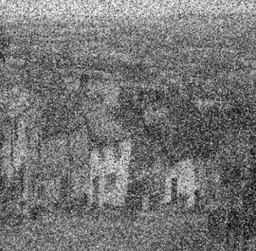
#> input picture practice_03/questation_02/image_02.png, 256 x 251 px, shrunk from 678 x 666 before the run
$ python code_02.py
#> lines starting #> are read from the running program, lines starting #| are printed output that depends on the picture
#> further down, img is the input picture: shape (251, 256); min 4, max 248, mean 116.4
import cv2
import numpy as np
import matplotlib.pyplot as plt


def adaptive_median_filter(img, Smax=7):
#> called with Smax = 7
    padded_img = np.pad(img, Smax//2, mode='edge')
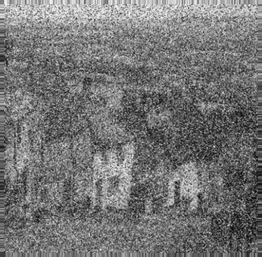
#> padded_img: shape (257, 262); min 4, max 248, mean 116.7
    output = img.copy()
    rows, cols = img.shape
#> rows = 251; cols = 256

    for i in range(rows):
        for j in range(cols):
            S = 3
            while True:
                window = padded_img[i:i+S, j:j+S]

                Zmin = np.min(window)
                Zmax = np.max(window)
                Zmed = np.median(window)
                Zxy = img[i, j]

                if Zmed > Zmin and Zmed < Zmax:
                    if Zxy > Zmin and Zxy < Zmax:
                        output[i, j] = Zxy
                    else:
                        output[i, j] = Zmed
                    break
                else:
                    S += 2
                    if S > Smax:
                        output[i, j] = Zmed
                        break
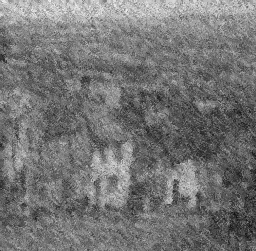
#> output: shape (251, 256); min 15, max 241, mean 116.7
    return output


img = cv2.imread("image_02.png", cv2.IMREAD_GRAYSCALE)

denoised_nlm = cv2.fastNlMeansDenoising(
    img,
    None,
    h=10,
    templateWindowSize=7,
    searchWindowSize=21
)

adaptive_result = adaptive_median_filter(img, Smax=7)

plt.figure(figsize=(12, 4))

plt.subplot(1, 3, 1)
plt.imshow(img, cmap='gray')
plt.title("Noisy Image")
plt.axis("off")

plt.subplot(1, 3, 2)
plt.imshow(denoised_nlm, cmap='gray')
plt.title("Median Filter 3x3")
plt.axis("off")

plt.subplot(1, 3, 3)
plt.imshow(adaptive_result, cmap='gray')
plt.title("Adaptive Median Filter")
plt.axis("off")

plt.tight_layout()
plt.show()
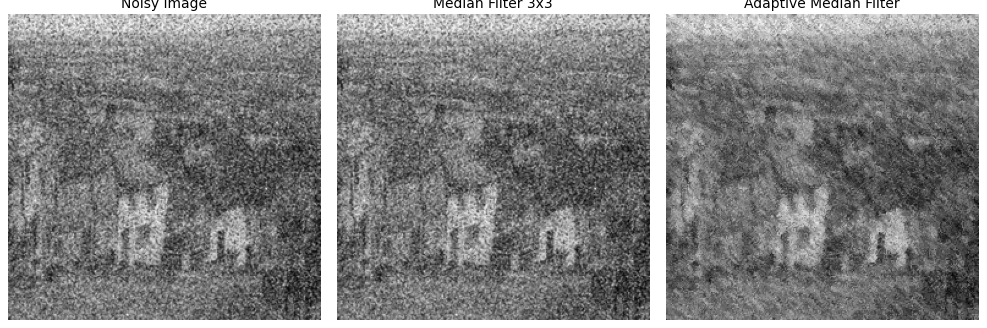
#> figure drawn by matplotlib, 3 panels
